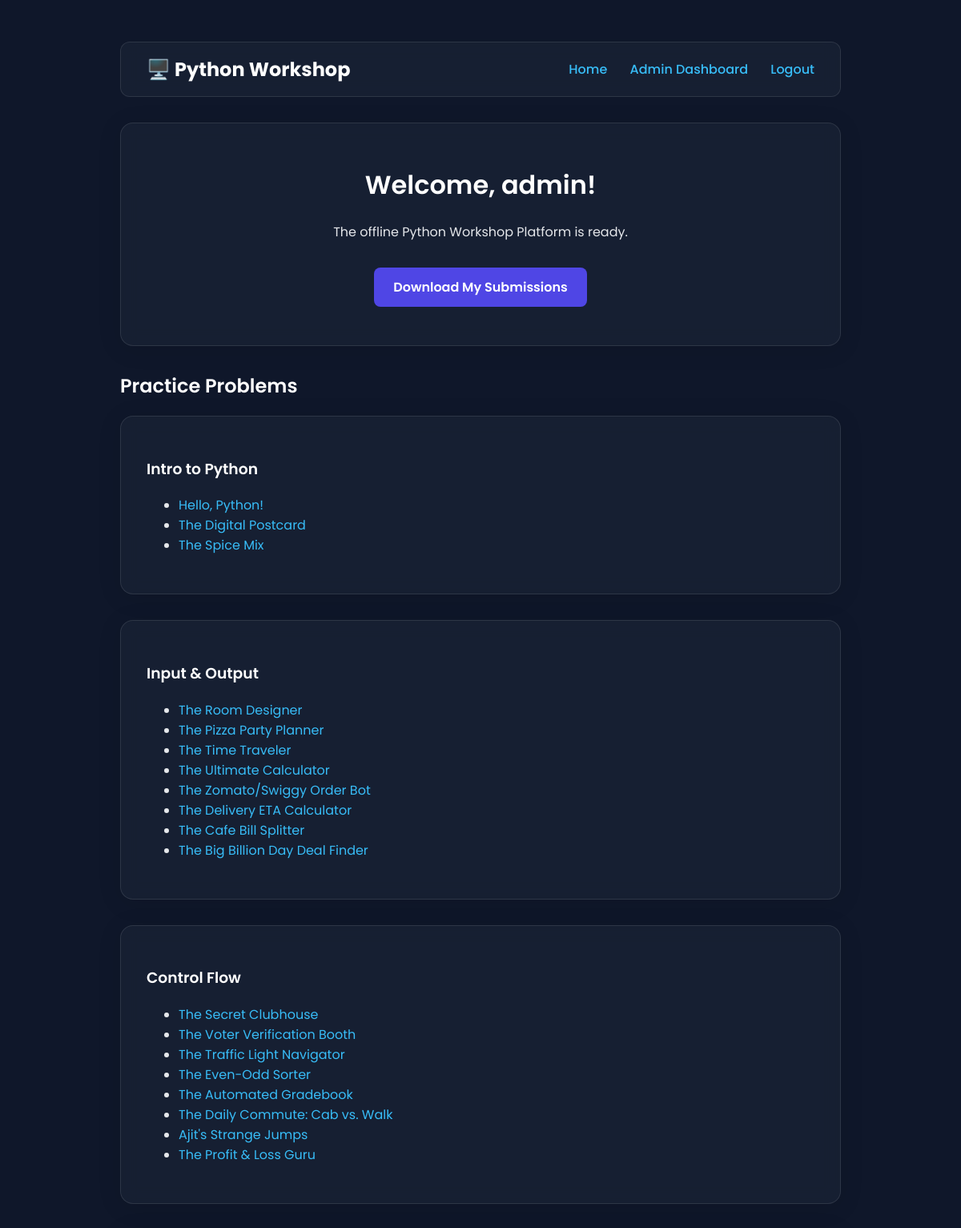
The app's page /index (signed in, upper part) with its own data.
### app/models.py (models this page shows, shortened)
class User(UserMixin, db.Model):
    id = db.Column(db.Integer, primary_key=True)
    username = db.Column(db.String(64), index=True, unique=True, nullable=False)
    password_hash = db.Column(db.String(256))
    role = db.Column(db.String(10), default='student', nullable=False)
    created_at = db.Column(db.DateTime, default=lambda: datetime.now(timezone.utc))

class Section(db.Model):
    id = db.Column(db.Integer, primary_key=True)
    title = db.Column(db.String(100), nullable=False)
    is_unlocked = db.Column(db.Boolean, default=True)
    questions = db.relationship(
        'Question',
        backref='section',
        lazy='dynamic',
        cascade="all, delete-orphan"
    )

class Question(db.Model):
    id = db.Column(db.Integer, primary_key=True)
    section_id = db.Column(db.Integer, db.ForeignKey('section.id'), nullable=False)
    title = db.Column(db.String(100), nullable=False)
    description = db.Column(db.Text, nullable=False)
    starter_code = db.Column(db.Text)
    hints = db.Column(db.Text)
    difficulty = db.Column(db.Integer, default=1)
    has_file_manager = db.Column(db.Boolean, default=False, nullable=False)
    expected_output = db.Column(db.Text)
    challenges = db.relationship('Challenge', backref='question', lazy='dynamic', cascade="all, delete-orphan")
    submissions = db.relationship('Submission', backref='question', lazy='dynamic', cascade="all, delete-orphan")
    drafts = db.relationship('Draft', backref='question', lazy='dynamic', cascade="all, delete-orphan")

### app/main.py (the view)
@bp.route('/')
@bp.route('/index')
def index():
    sections = Section.query.filter_by(is_unlocked=True).order_by(Section.id).all()
    active_challenge = Challenge.query.filter_by(is_active=True).first()
    return render_template('index.html', title='Home', sections=sections, active_challenge=active_challenge)

### app/__init__.py (called while the page is built)
@login_manager.user_loader
def load_user(user_id):
    return User.query.get(int(user_id))

### app/main.py (called while the page is built)
@bp.app_context_processor
def inject_global_vars():
    leaderboard_setting = AppSetting.query.filter_by(key='leaderboard_visible').first()
    return dict(
        leaderboard_visible=(leaderboard_setting and leaderboard_setting.value == 'True')
    )

@bp.app_context_processor
def inject_global_vars():
    leaderboard_setting = AppSetting.query.filter_by(key='leaderboard_visible').first()
    hints_setting = AppSetting.query.filter_by(key='hints_enabled').first() # <-- ADD THIS
    return dict(
        leaderboard_visible=(leaderboard_setting and leaderboard_setting.value == 'True'),
        hints_enabled=(hints_setting and hints_setting.value == 'True') # <-- AND THIS
    )

### app/templates/index.html (shortened to what this page needs)
{% extends "base.html" %}
{% block content %}
<div class="card" style="text-align: center;">
    <h1>Welcome, {{ current_user.username if current_user.is_authenticated else 'Guest' }}!</h1>
    <p>The offline Python Workshop Platform is ready.</p>
    {% if not current_user.is_authenticated %}
    <p>Please log in or register to begin.</p>
    {% else %}
    <p style="margin-top: 2rem;">
        <a href="{{ url_for('main.download_submissions') }}" class="btn">Download My Submissions</a>
    </p>
    {% endif %}
</div>
{% if current_user.is_authenticated %}
    <h2>Practice Problems</h2>
    {% for section in sections %}
        <div class="card">
            <h3>{{ section.title }}</h3>
            <ul>
                {% for question in section.questions %}
                    <li><a href="{{ url_for('main.practice_question', question_id=question.id) }}">{{ question.title }}</a></li>
                {% else %}
                    <li>No questions available in this section yet.</li>
                {% endfor %}
            </ul>
        </div>
    {% else %}
        {% if not sections %}
            <div class="card">
                <p>No sections are currently available. Please check back later!</p>
            </div>
        {% endif %}
    {% endfor %}
{% endif %}
{% endblock %}

### app/static/css/style.css (style rules this page uses)
:root { --indigo-600: #4f46e5; --indigo-700: #4338ca; --slate-800: #1e293b; --slate-900: #0f172a; --sky-400: #38bdf8; --gray-200: #e5e7eb; --gray-400: #9ca3af; --white: #ffffff; }
body { font-family: 'Poppins', sans-serif; background-color: var(--slate-900); color: var(--gray-200); margin: 0; padding: 2rem; }
h1, h2, h3, h4 { color: var(--white); font-weight: 600; }
a { color: var(--sky-400); text-decoration: none; transition: color 0.2s ease; }
.card { background: rgba(30, 41, 59, 0.5); backdrop-filter: blur(10px); border: 1px solid rgba(255, 255, 255, 0.1); border-radius: 16px; padding: 2rem; margin-bottom: 2rem; box-shadow: 0 4px 30px rgba(0, 0, 0, 0.1); }
.btn { display: inline-block; padding: 0.75rem 1.5rem; background-color: var(--indigo-600); color: var(--white); border: none; border-radius: 8px; font-weight: 600; cursor: pointer; text-align: center; transition: background-color 0.2s ease; }

### records on screen
User: username "admin"
Section: title "Intro to Python"
Question: title "Hello, Python!"
Question: title "The Digital Postcard"
Question: title "The Spice Mix"
Section: title "Input & Output"
Question: title "The Room Designer"
Question: title "The Pizza Party Planner"
Question: title "The Time Traveler"
Question: title "The Ultimate Calculator"
Question: title "The Zomato/Swiggy Order Bot"
Question: title "The Delivery ETA Calculator"
Question: title "The Cafe Bill Splitter"
Question: title "The Big Billion Day Deal Finder"
Section: title "Control Flow"
Question: title "The Secret Clubhouse"
Question: title "The Voter Verification Booth"
Question: title "The Traffic Light Navigator"
Question: title "The Even-Odd Sorter"
Question: title "The Automated Gradebook"
Question: title "The Daily Commute: Cab vs. Walk"
Question: title "Ajit's Strange Jumps"
Question: title "The Profit & Loss Guru"
